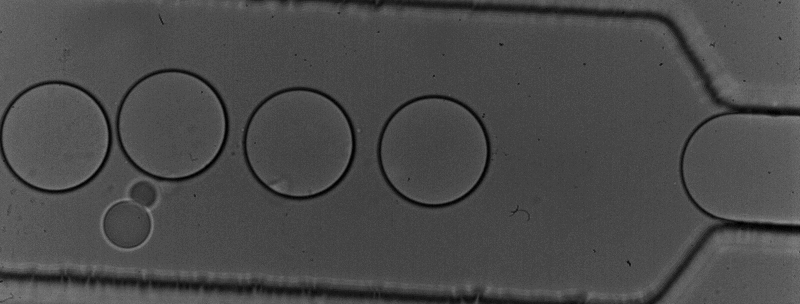
#> input picture microfluidics/code/testImages/reinjections_002_144h0000.tif, 800 x 304 px
$ python detectAndCropCircle.py --input testImages --output out
#> lines starting #> are read from the running program, lines starting #| are printed output that depends on the picture; after the words box and inside, x2 and y2 are one past the last pixel; in counts of white or black regions, pixels touching at a corner belong together
import cv2
import numpy as np
import sys
import argparse
import os
import glob

# construct the argument parser and parse the arguments
ap = argparse.ArgumentParser()
#ap.add_argument("-i", "--image", required = True, help = "Path to the image")
ap.add_argument("-i", "--input", required = True, help = "Directory to images")
ap.add_argument("-o", "--output",required = True, help = "Directory to write cropped images")
args = vars(ap.parse_args())


#Check if output directory exists to prevent overwriting
try:
    os.makedirs(args["output"])
except OSError as e:
    if os.path.exists(args["output"]):
        sys.exit("Error creating output directory; already exists")


#img1 = cv2.imread(args["image"])
#img = cv2.imread(args["image"],0)
#print(os.listdir(args["input"]))


images=[]
for filename in os.listdir(args["input"]):
    #print(args["input"]+"/"+filename)
    images.append(args["input"]+"/"+filename)

#print(images)

for image in images:
    print(image)
    img1 = cv2.imread(image)
#> img1 is the input picture: shape (304, 800, 3); min 0, max 142, mean 74.1
    img = cv2.imread(image,0)
#> img: shape (304, 800); min 0, max 142, mean 74.1

    gray = cv2.cvtColor(img1, cv2.COLOR_BGR2GRAY)
    ret, thresh = cv2.threshold(gray, 50, 255, cv2.THRESH_BINARY)
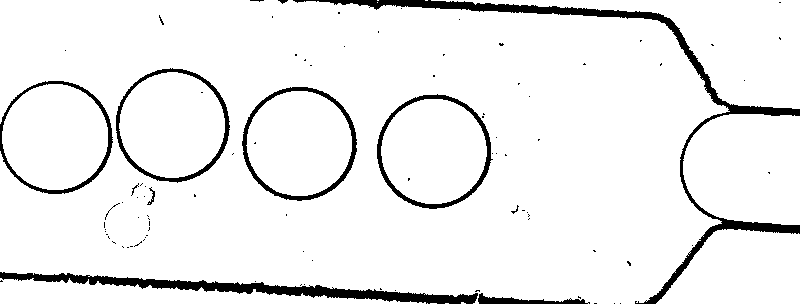
#> thresh: shape (304, 800); 93.5% white; 93 black regions (82 under 20 px), largest, box (x1, y1, x2, y2) and area: (293, 0, 800, 304) 5457, (0, 272, 478, 304) 3899, (377, 94, 493, 209) 1487

    # Create mask
    height,width = img.shape
#> height = 304; width = 800
    mask = np.zeros((height,width), np.uint8)

    edges = cv2.Canny(thresh, 100, 200)
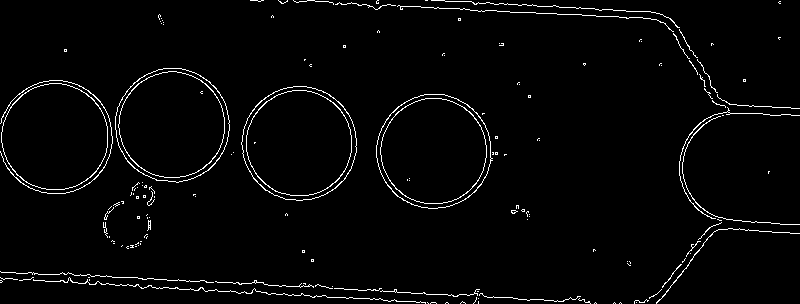
#> edges: shape (304, 800); 2.6% white in thin lines or dots
    #cv2.imshow('detected ',gray)
    cimg=cv2.cvtColor(img, cv2.COLOR_GRAY2BGR)
    #circles = cv2.HoughCircles(edges, cv2.HOUGH_GRADIENT, 1, 10000, param1 = 50, param2 = 30, minRadius = 0, maxRadius = 0)
    circles = cv2.HoughCircles(gray, cv2.HOUGH_GRADIENT, 1.2, 100)
#> circles = [[299.4, 143.4, 56.16], [432.6, 150.6, 56.76], [171, 125.4, 56.52], [55.8, 136.2, 56.04], [126.6, 223.8, 23.52]]
    if(circles is not None):
        circles = np.round(circles[0, :]).astype("int")
#> circles = [[299, 143, 56], [433, 151, 57], [171, 125, 57], [56, 136, 56], [127, 224, 24]]
        ##CHANGE if you want all circles in image or just one
        #for (x, y, r) in circles:
        #    cv2.circle(mask,(x,y),r,(255,255,255),thickness=-1)
        #This option for just one circle from image
        (x,y,r) = circles[0]
#> x = 299; y = 143; r = 56
        cv2.circle(mask,(x,y),r,(255,255,255),thickness=-1)
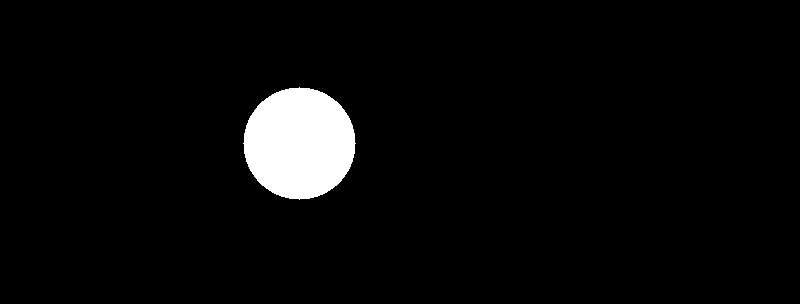
#> mask: shape (304, 800); 4% white; 1 white region

        # Copy that image using that mask
        masked_data = cv2.bitwise_and(img1, img1, mask=mask)
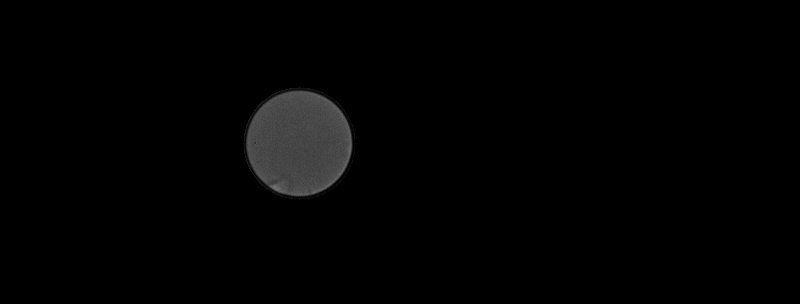
#> masked_data: shape (304, 800, 3); min 0, max 116, mean 2.7

        # Apply Threshold
        _,thresh = cv2.threshold(mask,1,255,cv2.THRESH_BINARY)

        # Find Contour
        contours, _ = cv2.findContours(thresh,cv2.RETR_EXTERNAL,cv2.CHAIN_APPROX_SIMPLE)
#> contours = 1 contour; box (x1, y1, x2, y2) and area: (243, 87, 356, 200) 9686

        x,y,w,h = cv2.boundingRect(contours[0])
#> x = 243; y = 87; w = 113; h = 113

        # Crop masked_data
        crop = masked_data[y:y+h,x:x+w]
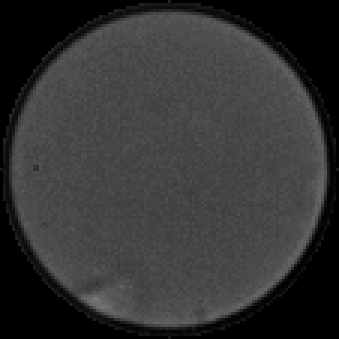
#> crop: shape (113, 113, 3) (shown 3 times larger); min 0, max 116, mean 51.9

        # [7 lines of commented-out code are left out]
        filepath = os.path.splitext(image)[0]
        #filepath = os.path.splitext(args["image"])[0]
        filename = os.path.basename(filepath)
        cv2.imwrite(args["output"]+'/'+filename+"_crop.tif",crop)
